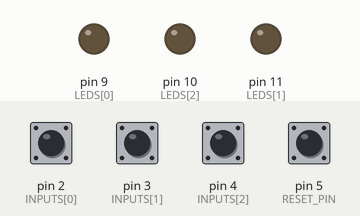
Recording of a sketch running on a simulated Arduino Uno, built with avr-gcc and run on an emulated ATmega328P. Parts: output pins drawn as LEDs (lit = HIGH). The test bench sets the inputs (shaded band); at power-on: pin 2 (INPUTS[0]), pin 3 (INPUTS[1]), pin 4 (INPUTS[2]), pin 5 (RESET_PIN) HIGH. What the sketch prints to the serial monitor is not drawn.

Above: at 1.2 s.
1.3 s: pin 2 (INPUTS[0]) pulled LOW for 0.15 s
At 1.9 s:
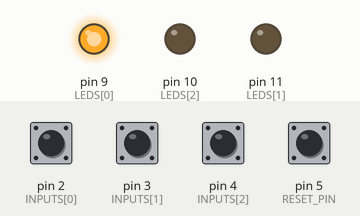
2.9 s: pin 5 (RESET_PIN) pulled LOW for 0.15 s
At 3.2 s:
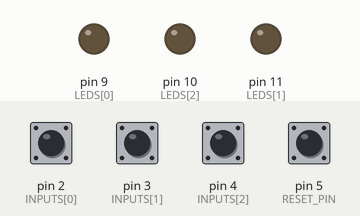
4.5 s: pin 3 (INPUTS[1]) pulled LOW for 0.15 s
At 5.6 s:
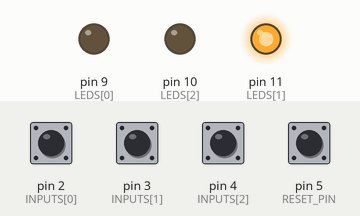
6.1 s: pin 5 (RESET_PIN) pulled LOW for 1 s
At 6.8 s:
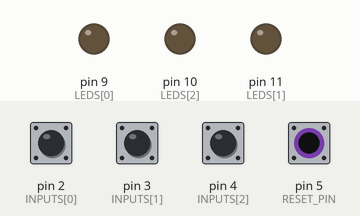
8.6 s: pin 4 (INPUTS[2]) pulled LOW for 0.15 s
At 9.8 s:
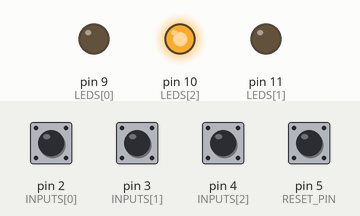
10.2 s: pin 3 (INPUTS[1]) driven LOW and pin 5 (RESET_PIN) driven LOW
At 11.1 s:
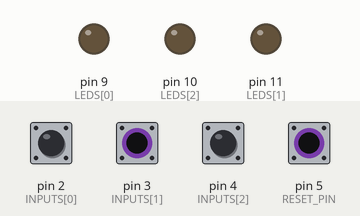
Timing chart, 0 to 13.2 s (numbered marks = the images above; inputs shaded):
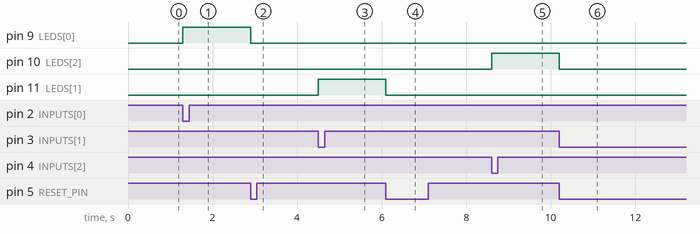

Measured:
- after the input at 1.3 s, pin 9 (LEDS[0]): LOW → HIGH at once
- after the input at 2.9 s, pin 9 (LEDS[0]): HIGH → LOW at once
- after the input at 4.5 s, pin 11 (LEDS[1]): LOW → HIGH at once
- after the input at 6.1 s, pin 11 (LEDS[1]): HIGH → LOW at once
- after the input at 8.6 s, pin 10 (LEDS[2]): LOW → HIGH at once
- after the input at 10.2 s, pin 10 (LEDS[2]): HIGH → LOW at once

The sketch:

buzzer.ino
```cpp
byte COUNT = 3;
byte INPUTS[] = {2, 3, 4};
byte LEDS[] = {9, 11, 10};
String NAMES[] = {"red", "green", "blue"};
byte RESET_PIN = 5;

byte state = 0;
bool flag = true;

void setup() {
  Serial.begin(115200);

  for(int i = 0; i < COUNT; i++) {
    pinMode(INPUTS[i], INPUT_PULLUP);
    pinMode(LEDS[i], OUTPUT);
  }

  pinMode(RESET_PIN, INPUT_PULLUP);
}

void loop() {
  if(digitalRead(RESET_PIN) == LOW) {
    flag = true;
  }

  if(flag) {
    for(byte i = 0; i < COUNT; i++) {
      analogWrite(LEDS[i], 0);

      if(digitalRead(INPUTS[i]) == LOW) {
        flag = false;
        state = i;

        Serial.print("Team: ");
        Serial.println(NAMES[state]);
      }
    }
  } else {
    analogWrite(LEDS[state], 255);
  }
}
```
